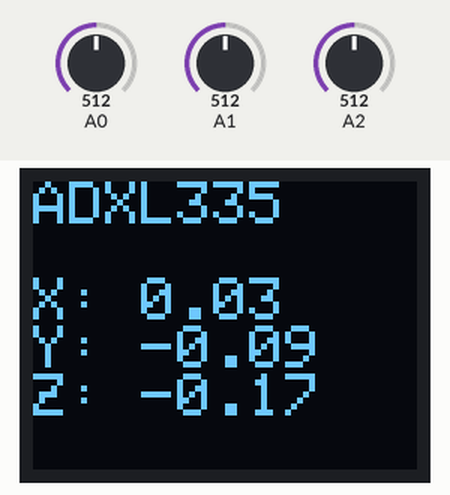
Bench run of a sketch on a simulated Arduino Uno, built with avr-gcc and run on an emulated ATmega328P. On the bench: 64×48 one-colour display. The inputs (shaded band) are chosen by the test bench; at power-on: A0 = 512, A1 = 512, A2 = 512.

Above: at 1.2 s.
1.3 s: A0 set to 716
At 1.8 s:
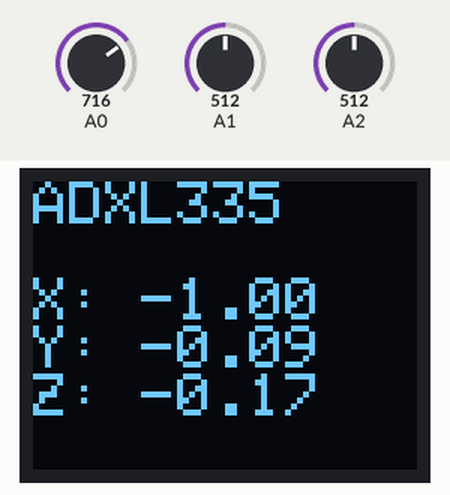
2.8 s: A1 set to 716
At 3.3 s:
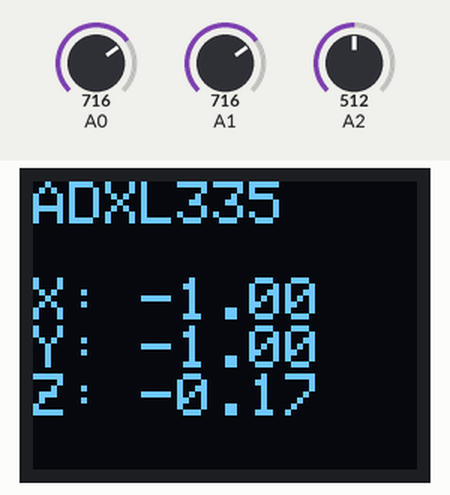
4.3 s: A2 set to 716
At 4.7 s:
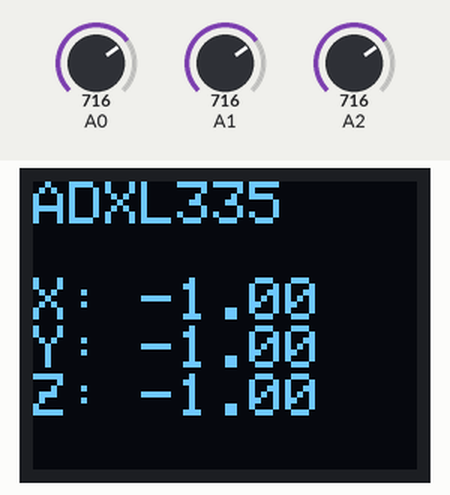
5.8 s: A0 set to 511
At 6.2 s:
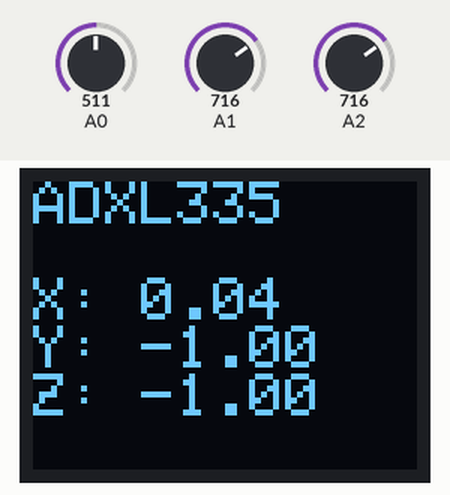
7.3 s: A1 set to 511
At 8.5 s:
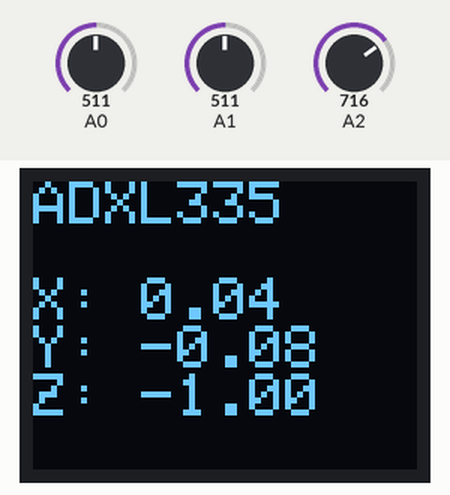
8.8 s: A2 set to 511
At 9.9 s:
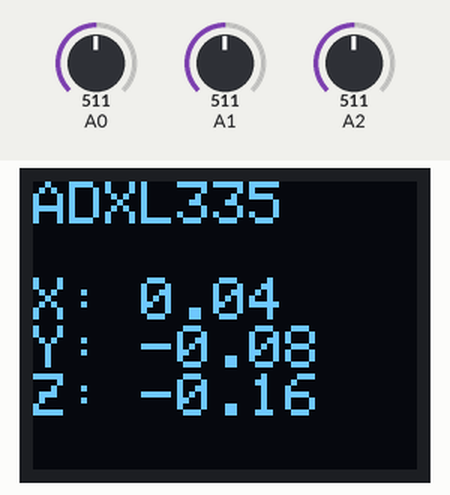
Timing chart, 0 to 11.3 s (numbered marks = the images above; inputs shaded):
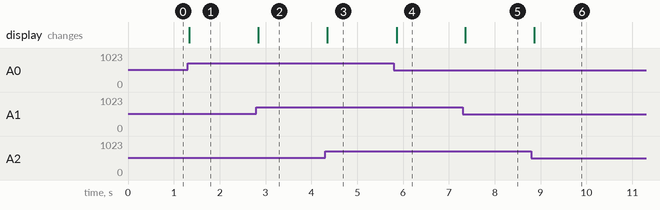

Measured:
- after the input at 1.3 s, the display: changes at once (image 1)
- after the input at 2.8 s, the display: changes at once (image 2)
- after the input at 4.3 s, the display: changes after 0.05 s (image 3)
- after the input at 5.8 s, the display: changes after 0.06 s (image 4)
- after the input at 7.3 s, the display: changes after 0.06 s (image 5)
- after the input at 8.8 s, the display: changes after 0.06 s (image 6)

The sketch:

ADXL335View.ino
```cpp
// Microview Arduino Code for the ADXL335

#include <MicroView.h>

#define SCALING 20

int center_x = uView.getLCDWidth()/2;
int center_y = uView.getLCDHeight()/2;

void setup()
{
  uView.begin();		// begin of MicroView
  uView.setFontType(0);
  uView.clear(ALL);	// erase hardware memory inside the OLED controller
  ClearScreen();
}


void loop()
{
  int x = analogRead(0);        // read analog input pin 0
  int y = analogRead(1);        // read analog input pin 1
  int z = analogRead(2);        // read analog input pin 2

  float x_scaled = Scale(x, 410, 620);
  float y_scaled = Scale(y, 395, 610);
  float z_scaled = Scale(z, 395, 595);

  ClearScreen();
  uView.println("ADXL335\n");
  uView.print("X: ");     uView.println(x_scaled);
  uView.print("Y: ");     uView.println(y_scaled);
  uView.print("Z: ");     uView.println(z_scaled);

  uView.circleFill(
               center_x + (x_scaled*SCALING),
               center_y - (z_scaled*SCALING),    // ADXL335 is mounted sideways!
               5, //+        (y_scaled*SCALING)
               WHITE, XOR);

  uView.display();
  delay(50);
}


// Scale one of the inputs to between -1.0 and 1.0
float Scale(long in, long smin, long smax)
{
  // Bound
  if (in > smax) in=smax;
  if (in < smin) in=smin;

  // Change zero-offset
  in = in-smin;

  // Scale between 0.0 and 1.0    (0.5 would be halfway)
  float temp = (float)in/((float)smax-(float)smin);

  float temp2 = (0.5-temp)*2.0;  // Rescale to -1.0 to 1.0

  return temp2;
}

void ClearScreen()
{
  uView.clear(PAGE);	// erase the memory buffer, when next uView.display() is called, the OLED will be cleared.
  uView.setCursor(0,0);
}
```
